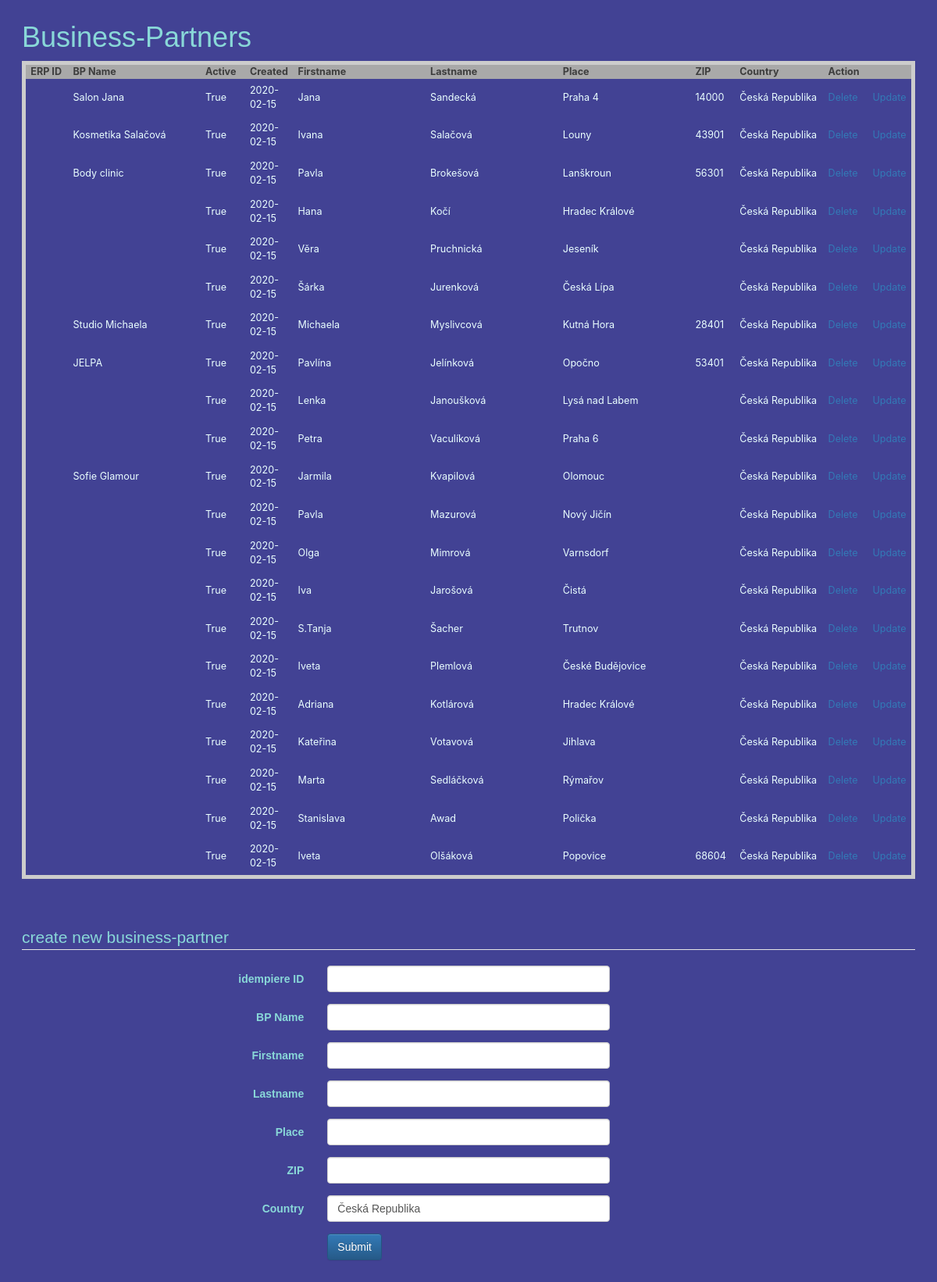
The page /bpartner on the database its author committed.
### app.py (models this page shows, shortened)
class Businesspartner(db.Model):
    bpartner_id = db.Column(db.Integer, primary_key=True)
    idem_bpartner_id = db.Column(db.String(20), nullable=False)
    bpname = db.Column(db.String(80), nullable=True)
    ctfirstname = db.Column(db.String(80), nullable=True)
    ctlastname = db.Column(db.String(80), nullable=True)
    bpplace = db.Column(db.String(80), nullable=True)
    bpzip = db.Column(db.String(8), nullable=True)
    bpcountry = db.Column(db.String(80), nullable=True)
    date_created = db.Column(db.DateTime, default=datetime.now)
    is_active = db.Column(db.Boolean, default=True)

### app.py (the view)
@app.route('/bpartner', methods=['POST', 'GET'])
def bpindex():
    if request.method == 'POST':
        bp_idemid = request.form['idemid']
        bp_bpname = request.form['bpname']
        bp_ctfirstname = request.form['ctfirstname']
        bp_ctlastname = request.form['ctlastname']
        bp_place = request.form['bpplace']
        bp_zip = request.form['bpzip']
        bp_country = request.form['bpcountry']
        new_bpartner = Businesspartner(
            idem_bpartner_id=bp_idemid,
            bpname=bp_bpname,
            ctfirstname=bp_ctfirstname,
            ctlastname=bp_ctlastname,
            bpplace=bp_place,
            bpzip=bp_zip,
            bpcountry=bp_country)
        try:
            db.session.add(new_bpartner)
            db.session.commit()
            return redirect('/bpartner')
        except:
            return 'There was an issue adding the business partner'
    else:
        bpartners = Businesspartner.query.order_by(
            Businesspartner.date_created).all()
        return render_template('bpartner/index.html', bpartners=bpartners)

### templates/bpartner/index.html (shortened to what this page needs)
{% extends 'base.html' %}
{% block body %}
<div class="content">
    <h1>Business-Partners</h1>
    <table>
        <tr>
            <th>ERP ID</th>
            <th>BP Name</th>
            <th>Active</th>
            <th>Created</th>
            <th>Firstname</th>
            <th>Lastname</th>
            <th>Place</th>
            <th>ZIP</th>
            <th>Country</th>
            <th colspan="2">Action</th>
        </tr>
        {% for bpartner in bpartners %}
            <tr>
                <td style="width: 5%;">{{ bpartner.idem_bpartner_id }}</td>
                <td style="width: 15%;">{{ bpartner.bpname }}</td>
                <td style="width: 5%;">{{ bpartner.is_active }}</td>
                <td style="width: 5%;">{{ bpartner.date_created.date() }}</td>
                <td style="width: 15%;">{{ bpartner.ctfirstname }}</td>
                <td style="width: 15%;">{{ bpartner.ctlastname }}</td>
                <td style="width: 15%;">{{ bpartner.bpplace }}</td>
                <td style="width: 5%;">{{ bpartner.bpzip }}</td>
                <td style="width: 10%;">{{ bpartner.bpcountry }}</td>
                <td style="width: 5%;"><a href="/bpsetinactive/{{bpartner.bpartner_id}}">Delete</a></td>
                <td style="width: 5%;"><a href="/bpupdate/{{bpartner.bpartner_id}}">Update</a></td>
            </tr>
        {% endfor %}
    </table>
</div>
    <br><br><br>
<div class="content">
    <form class="form-horizontal" action="/bpartner" method="POST">
        <fieldset>
        <legend style="color: rgb(137, 216, 216);">create new business-partner</legend>
        <div class="form-group">
            <label class="col-md-4 control-label" for="idemid">idempiere ID</label>
            <div class="col-md-4">
                <input id="idemid" name="idemid" type="text" placeholder="" class="form-control input-md">
            </div>
        </div>
        <div class="form-group">
            <label class="col-md-4 control-label" for="bpname">BP Name</label>
            <div class="col-md-4">
                <input id="bpname" name="bpname" type="text" placeholder="" class="form-control input-md">
            </div>
        </div>
        <div class="form-group">
            <label class="col-md-4 control-label" for="ctfirstname">Firstname</label>
            <div class="col-md-4">
                <input id="ctfirstname" name="ctfirstname" type="text" placeholder="" class="form-control input-md">
            </div>
        </div>
        <div class="form-group">
            <label class="col-md-4 control-label" for="ctlastname">Lastname</label>
            <div class="col-md-4">
                <input id="ctlastname" name="ctlastname" type="text" placeholder="" class="form-control input-md">
            </div>
        </div>
        <div class="form-group">
            <label class="col-md-4 control-label" for="bpplace">Place</label>
            <div class="col-md-4">
                <input id="bpplace" name="bpplace" type="text" placeholder="" class="form-control input-md">
            </div>
        </div>
        <div class="form-group">
            <label class="col-md-4 control-label" for="bpzip">ZIP</label>
            <div class="col-md-4">
                <input id="bpzip" name="bpzip" type="text" placeholder="" class="form-control input-md">
            </div>
        </div>
        <div class="form-group">
            <label class="col-md-4 control-label" for="bpcountry">Country</label>
            <div class="col-md-4">
                <input id="bpcountry" name="bpcountry" type="text" placeholder="" value="Česká Republika" class="form-control input-md">
            </div>
        </div>
        <div class="form-group">
            <label class="col-md-4 control-label" for="submit"></label>
            <div class="col-md-4">
                <button id="submit" name="submit" class="btn btn-primary" value="Add BPartner">Submit</button>
            </div>
        </div>
        </fieldset>
    </form>
</div>
{% endblock %}

### static/css/main.css (style rules this page uses)
body { margin: 2em; font-family: sans-serif; background-color: rgb(66, 66, 148); color: rgb(137, 216, 216); }
th { padding-left: 0.5em; padding-right: 0.5em; text-align: left; color: rgb(61, 61, 61); background-color: darkgrey; }
td { padding: 0.5em; color: rgb(234, 255, 255); }
table { border: 5px solid #CCC; width: 100%; font-family: -apple-system, BlinkMacSystemFont, 'Segoe UI', Roboto, Oxygen, Ubuntu, Cantarell, 'Open Sans', 'Helvetica Neue', sans-serif; font-size: 0.9em; }

### rows shown on the page
Businesspartner: bpname "Salon Jana", is_active "True", date_created "2020-02-15", ctfirstname "Jana", ctlastname "Sandecká", bpplace "Praha 4", bpzip "14000", bpcountry "Česká Republika"
Businesspartner: bpname "Kosmetika Salačová", is_active "True", date_created "2020-02-15", ctfirstname "Ivana", ctlastname "Salačová", bpplace "Louny", bpzip "43901", bpcountry "Česká Republika"
Businesspartner: bpname "Body clinic", is_active "True", date_created "2020-02-15", ctfirstname "Pavla", ctlastname "Brokešová", bpplace "Lanškroun", bpzip "56301", bpcountry "Česká Republika"
Businesspartner: is_active "True", date_created "2020-02-15", ctfirstname "Hana", ctlastname "Kočí", bpplace "Hradec Králové", bpcountry "Česká Republika"
Businesspartner: is_active "True", date_created "2020-02-15", ctfirstname "Věra", ctlastname "Pruchnická", bpplace "Jeseník", bpcountry "Česká Republika"
Businesspartner: is_active "True", date_created "2020-02-15", ctfirstname "Šárka", ctlastname "Jurenková", bpplace "Česká Lípa", bpcountry "Česká Republika"
Businesspartner: bpname "Studio Michaela", is_active "True", date_created "2020-02-15", ctfirstname "Michaela", ctlastname "Myslivcová", bpplace "Kutná Hora", bpzip "28401", bpcountry "Česká Republika"
Businesspartner: bpname "JELPA", is_active "True", date_created "2020-02-15", ctfirstname "Pavlína", ctlastname "Jelínková", bpplace "Opočno", bpzip "53401", bpcountry "Česká Republika"
Businesspartner: is_active "True", date_created "2020-02-15", ctfirstname "Lenka", ctlastname "Janoušková", bpplace "Lysá nad Labem", bpcountry "Česká Republika"
Businesspartner: is_active "True", date_created "2020-02-15", ctfirstname "Petra", ctlastname "Vaculíková", bpplace "Praha 6", bpcountry "Česká Republika"
Businesspartner: bpname "Sofie Glamour", is_active "True", date_created "2020-02-15", ctfirstname "Jarmila", ctlastname "Kvapilová", bpplace "Olomouc", bpcountry "Česká Republika"
Businesspartner: is_active "True", date_created "2020-02-15", ctfirstname "Pavla", ctlastname "Mazurová", bpplace "Nový Jičín", bpcountry "Česká Republika"
Businesspartner: is_active "True", date_created "2020-02-15", ctfirstname "Olga", ctlastname "Mimrová", bpplace "Varnsdorf", bpcountry "Česká Republika"
Businesspartner: is_active "True", date_created "2020-02-15", ctfirstname "Iva", ctlastname "Jarošová", bpplace "Čistá", bpcountry "Česká Republika"
Businesspartner: is_active "True", date_created "2020-02-15", ctfirstname "S.Tanja", ctlastname "Šacher", bpplace "Trutnov", bpcountry "Česká Republika"
Businesspartner: is_active "True", date_created "2020-02-15", ctfirstname "Iveta", ctlastname "Plemlová", bpplace "České Budějovice", bpcountry "Česká Republika"
Businesspartner: is_active "True", date_created "2020-02-15", ctfirstname "Adriana", ctlastname "Kotlárová", bpplace "Hradec Králové", bpcountry "Česká Republika"
Businesspartner: is_active "True", date_created "2020-02-15", ctfirstname "Kateřina", ctlastname "Votavová", bpplace "Jihlava", bpcountry "Česká Republika"
Businesspartner: is_active "True", date_created "2020-02-15", ctfirstname "Marta", ctlastname "Sedláčková", bpplace "Rýmařov", bpcountry "Česká Republika"
Businesspartner: is_active "True", date_created "2020-02-15", ctfirstname "Stanislava", ctlastname "Awad", bpplace "Polička", bpcountry "Česká Republika"
Businesspartner: is_active "True", date_created "2020-02-15", ctfirstname "Iveta", ctlastname "Olšáková", bpplace "Popovice", bpzip "68604", bpcountry "Česká Republika"
